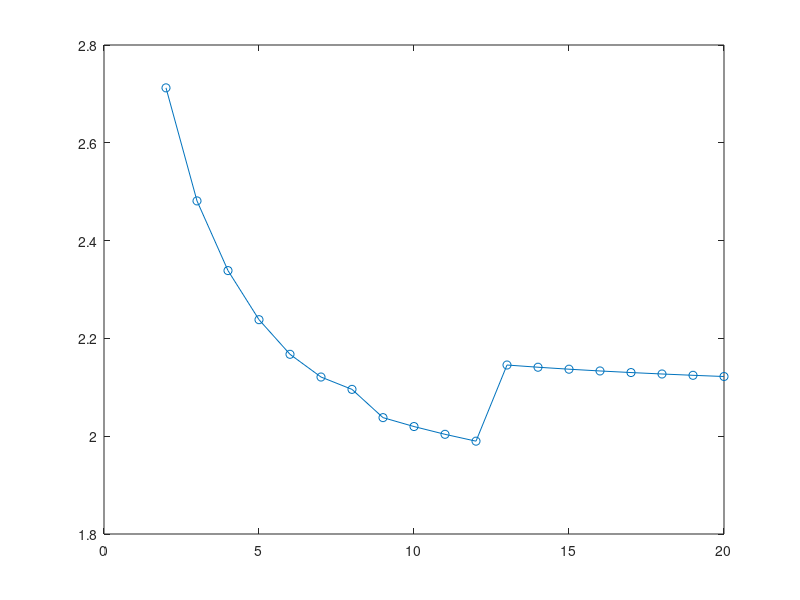

MATLAB code for this plot:
function test_pce_mult_stat

stats=get_stats_by_p;
for i=2:6
    fid=fopen(sprintf('comp_mult_by_p_%d.tex',i),'w' );
    fprintf(fid,'%d & %d & %d & %d & %d\\\\\n', stats{i}');
    fclose(fid);
end

stats=get_stats_by_m;
for i=2:6
    fid=fopen(sprintf('comp_mult_by_m_%d.tex',i),'w' );
    fprintf(fid,'%d & %d & %d & %d & %d\\\\\n', stats{i}');
    fclose(fid);
end

% stats=get_stats;
% i=4;
% pol=polyfit( log(stats{i}(:,2)), log(stats{i}(:,4)) , 1 );
% exp(pol(2)+10*pol(1))



plot_nnz_exp_over_p
%plot_nnz_over_m_and_p

function plot_nnz_exp_over_p
stats=get_stats_by_m;
p=[];
kappa=[];
for i=2:length(stats)
%     plot_regression( log(stats{i}(:,2)), log(stats{i}(:,4)), 'r-' ); hold on;
%     plot( log(stats{i}(:,2)), log(stats{i}(:,4)), '-x' ); hold on;
    pol=polyfit( log(stats{i}(:,2)), log(stats{i}(:,4)) , 1 );
    p=[p i];
    kappa=[kappa pol(1)];
end
plot(p,kappa,'o-');


function plot_nnz_over_m_and_p
stats=get_stats;
for i=2:length(get_stats)
%     plot_regression( log(stats{i}(:,2)), log(stats{i}(:,4)), 'r-' ); hold on;
%     plot( log(stats{i}(:,2)), log(stats{i}(:,4)), '-x' ); hold on;
    I=i*ones(size(stats{i}(:,2)));
    plot_regression3( log(stats{i}(:,2)), log(stats{i}(:,4)), I, 'r-' ); hold on;
    plot_blah3( log(stats{i}(:,2)), log(stats{i}(:,4)), I, '-x' ); hold on;
    grid on;
end
hold off

function eval_stats_old( stats, p ) %#ok
p=3;
plot( stats(:,1), stats(:,2), stats(:,1), numsv(stats(:,1),p), 'x' );

plot( log(stats(:,1)), log(stats(:,2)), '-x' ); hold on;
plot_regression( log(stats(4:end,1)), log(stats(4:end,2)), 'rx' ); hold off;

plot( log(stats(:,2)), log(stats(:,3)) ); hold on;
plot_regression( log(stats(:,2)), log(stats(:,3)), 'rx' ); hold off;

plot( log(stats(:,2)), log(stats(:,4)) ); hold on;
plot_regression( log(stats(:,2)), log(stats(:,4)), 'rx' ); hold off;

plot( log(stats(:,2)), log(stats(:,5)) ); hold on;
plot_regression( log(stats(:,2)), log(stats(:,5)), 'rx' ); hold off;

function M=numsv(m,p)
M=factorial(m+p)./(factorial(m).*factorial(p));

function stats=get_stats_by_p
stats{2}=[
1     3         27         11   2
2     6        216         36   6
3    10       1000         82  12
4    15       3375        155  22
5    21       9261        261  35
6    28      21952        406  54
7    36      46656        596  78
8    45      91125        837 109
9    55     166375       1135 147
10    66     287496       1496 192
11    78     474552       1926 246
12    91     753571       2431 310
13   105    1157625       3017 384
14   120    1728000       3690 468
15   136    2515456       4456 565
16   153    3581577       5321 673
17   171    5000211       6291 795
18   190    6859000       7372 930
19   210    9261000       8570 1081
20   231   12326391       9891 1246
21   253   16194277      11341 1428
22   276   21024576      12926 1627
23   300   27000000      14652 1843
24   325   34328125      16525 2077
25   351   43243551      18551 2331
26   378   54010152      20736 2605
27   406   66923416      23086 2899
28   435   82312875      25607 3214
29   465  100544625      28305 3552
30   496  122023936      31186 3913
];
stats{3}=[
1     4         64         23   3
2    10       1000        120   8
3    20       8000        382  21
4    35      42875        935  46
5    56     175616       1941  90
6    84     592704       3598 165
7   120    1728000       6140 281
8   165    4492125       9837 457
9   220   10648000      14995 710
10   286   23393656      21956 1065
11   364   48228544      31098 1551
12   455   94196375      42835 2199
];
stats{4}=[
1     5        125         42   3
2    15       3375        339  10
3    35      42875       1525  28
4    70     343000       4980  69
5   126    2000376      13251 151
6   210    9261000      30562 303
7   330   35937000      63414 567
8   495  121287375     121275 1000
];
stats{5}=[
1     6        216         69   3
2    21       9261        801  12
3    56     175616       4783  37
4   126    2000376      19668 102
5   252   16003008      63504 252
6   462   98611128     172942 570
];
stats{6}=[
1     7        343        106   3
2    28      21952       1723  13
3    84     592704      13592  44
4   210    9261000      70952 131
5   462   98611128     282464 349
];
stats{7}=[
1     8        512        154   3
2    36      46656       3361  14
3   120    1728000      33752  51
4   330   35937000     215960 166
];
stats{8}=[
1     9        729        215   3
2    45      91125       6174  15
3   165    4492125      78338  57
4   495  121287375     614995 197
];
stats{9}=[
1    10       1000        290   3
2    55     166375      10662  16
3   220   10648000     166775  64
];
stats{10}=[
1    11       1331        381   3
2    66     287496      17661  16
3   286   23393656     338054  69
];
stats{11}=[
1    12       1728        489   4
2    78     474552      28035  17
3   364   48228544     645242  75
];
stats{12}=[
1    13       2197        616   4
2    91     753571      43162  17
3   455   94196375    1186584  79
];
stats{13}=[
1    14       2744        763   4
2   105    1157625      64414  18
];
stats{14}=[
1    15       3375        932   4
2   120    1728000      93906  18
];
stats{15}=[
1    16       4096       1124   4
2   136    2515456     133686  19
];
stats{16}=[
1    17       4913       1341   4
2   153    3581577     186831  19
];
stats{17}=[
1    18       5832       1584   4
2   171    5000211     256257  20
];
stats{18}=[
1    19       6859       1855   4
2   190    6859000     346258  20
];
stats{19}=[
1    20       8000       2155   4
2   210    9261000     460834  20
];
stats{20}=[
1    21       9261       2486   4
2   231   12326391     605781  20
];

function stats=get_stats_by_m
stats{2}=[
1     3         27          7   4
2     6        216         36   6
3    10       1000        120   8
4    15       3375        339  10
5    21       9261        801  12
6    28      21952       1723  13
7    36      46656       3361  14
8    45      91125       6174  15
9    55     166375      10662  16
10    66     287496      17661  16
11    78     474552      28035  17
12    91     753571      43162  17
13   105    1157625      64414  18
14   120    1728000      93906  18
15   136    2515456     133686  19
16   153    3581577     186831  19
17   171    5000211     256257  20
18   190    6859000     346258  20
19   210    9261000     460834  20
20   231   12326391     605781  20
21   253   16194277     786423  21
22   276   21024576    1010373  21
23   300   27000000    1284543  21
24   325   34328125    1618708  21
25   351   43243551    2021656  21
26   378   54010152    2505699  22
27   406   66923416    3081813  22
28   435   82312875    3765252  22
29   465  100544625    4569516  22
30   496  122023936    5513236  22
];
stats{3}=[
1     4         64         10   6
2    10       1000         82  12
3    20       8000        382  21
4    35      42875       1525  28
5    56     175616       4783  37
6    84     592704      13592  44
7   120    1728000      33752  51
8   165    4492125      78338  57
9   220   10648000     166775  64
10   286   23393656     338054  69
11   364   48228544     645242  75
12   455   94196375    1186584  79
];
stats{4}=[
1     5        125         13  10
2    15       3375        155  22
3    35      42875        935  46
4    70     343000       4980  69
5   126    2000376      19668 102
6   210    9261000      70952 131
7   330   35937000     215960 166
8   495  121287375     614995 197
];
stats{5}=[
1     6        216         16  14
2    21       9261        261  35
3    56     175616       1941  90
4   126    2000376      13251 151
5   252   16003008      63504 252
6   462   98611128     282464 349
];
stats{6}=[
1     7        343         19  18
2    28      21952        406  54
3    84     592704       3598 165
4   210    9261000      30562 303
5   462   98611128     172942 570
];
stats{7}=[
1     8        512         22  23
2    36      46656        596  78
3   120    1728000       6140 281
4   330   35937000      63414 567
];
stats{8}=[
1     9        729         25  29
2    45      91125        837 109
3   165    4492125       9837 457
4   495  121287375     121275 1000
];
stats{9}=[
1    10       1000         28  36
2    55     166375       1135 147
3   220   10648000      14995 710
];
stats{10}=[
1    11       1331         31  43
2    66     287496       1496 192
3   286   23393656      21956 1065
];
stats{11}=[
1    12       1728         34  51
2    78     474552       1926 246
3   364   48228544      31098 1551
];
stats{12}=[
1    13       2197         37  59
2    91     753571       2431 310
3   455   94196375      42835 2199
];
stats{13}=[
1    14       2744         40  69
2   105    1157625       3017 384
];
stats{14}=[
1    15       3375         43  78
2   120    1728000       3690 468
];
stats{15}=[
1    16       4096         46  89
2   136    2515456       4456 565
];
stats{16}=[
1    17       4913         49 100
2   153    3581577       5321 673
];
stats{17}=[
1    18       5832         52 112
2   171    5000211       6291 795
];
stats{18}=[
1    19       6859         55 125
2   190    6859000       7372 930
];
stats{19}=[
1    20       8000         58 138
2   210    9261000       8570 1081
];
stats{20}=[
1    21       9261         61 152
2   231   12326391       9891 1246
];

function plot_regression( x, y, varargin )

p=polyfit( x, y , 1 );
X=linspace(min(x), max(x), 20);
plot( X, p(2)+p(1)*X, varargin{:} );

function plot_regression3( x, y, z, varargin )
p=polyfit( x, y , 1 );
disp( [p] );
%X=linspace(min(x), max(x), 20);
X=x;
if isscalar(z); z=z*ones(size(X)); end;
%plot3( X, p(2)+p(1)*X, z , varargin{:} );
plot3( X, z, p(2)+p(1)*X, varargin{:} );

function plot_blah3( x, y, z, varargin )
plot3( x, z, y , varargin{:} );


